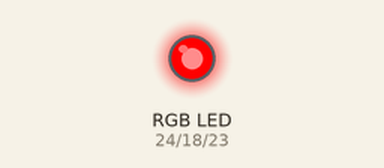
Simulated run of this program. Board: Raspberry Pi (BCM pin numbers). Shown: an RGB LED mixed from three pins (HIGH = lit).

Above: at 0.05 s.
At 1.25 s:
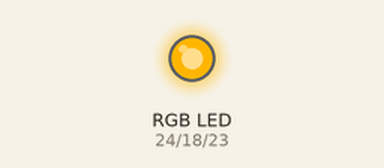
At 2.45 s:
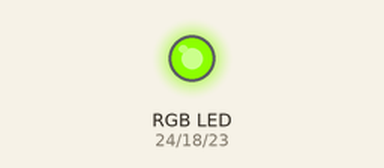
At 4.85 s:
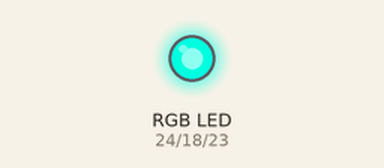
At 7.25 s:
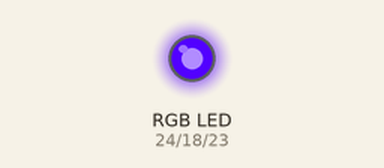
At 9.7 s:
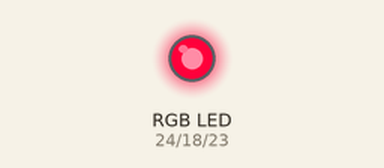
Timing chart, 0 to 13.0 s (numbered marks = the images above):
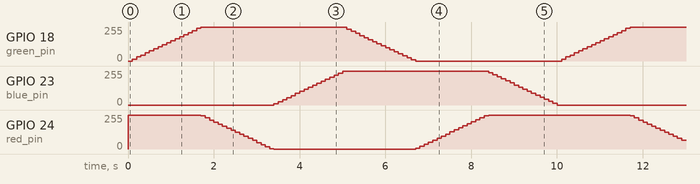

The program:

hsv_led.py
```python
import wiringpi as pi
import hsv_to_rgb
import time

green_pin = 18
blue_pin = 23
red_pin = 24

pi.wiringPiSetupGpio()
pi.pinMode( green_pin, pi.OUTPUT )
pi.pinMode( blue_pin, pi.OUTPUT )
pi.pinMode( red_pin, pi.OUTPUT )

pi.softPwmCreate( green_pin, 0, 100)
pi.softPwmCreate( blue_pin, 0, 100)
pi.softPwmCreate( red_pin, 0, 100)

while True:
    hue = 0
    while ( hue < 1 ):
        ( red, green, blue ) = hsv_to_rgb.hsv_to_rgb( hue, 1.0, 1.0 )

        pi.softPwmWrite( green_pin, int( green * 100 ) )
        pi.softPwmWrite( blue_pin, int( blue * 100 ) )
        pi.softPwmWrite( red_pin, int( red * 100 ) )

        hue = hue + 0.01

        time.sleep(0.1)
```

hsv_to_rgb.py
```python
def hsv_to_rgb( h, s, v ):
	r = 0.0
	g = 0.0
	b = 0.0

	if s == 0.0:
		return( v, v, v )
	i = int( h * 6.0 )
	f = ( h * 6.0 ) - float(i)
	p = v * ( 1.0 - s )
	q = v * ( 1.0 - s * f )
	t = v * ( 1.0 - s * ( 1.0 - f ) )
	i = i % 6
	if ( i == 0 ):
		r = v
		g = t
		b = p
	elif ( i == 1 ):
		r = q
		g = v
		b = p
	elif ( i == 2 ):
		r = p
		g = v
		b = t
	elif ( i == 3 ):
		r = p
		g = q
		b = v
	elif ( i == 4 ):
		r = t
		g = p
		b = v
	elif ( i == 5 ):
		r = v
		g = p
		b = q

	return ( r, g, b )
```
